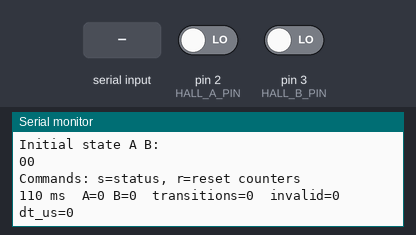
Bench run of a sketch on a simulated Arduino Nano, built with avr-gcc and run on an emulated ATmega328P. On the bench: the last lines printed to the serial monitor. The test bench sets the inputs (shaded band); at power-on: pin 2 (HALL_A_PIN) LOW, pin 3 (HALL_B_PIN) LOW.

Above: at 1.3 s.
1.4 s: "r" received over Serial
At 1.7 s:
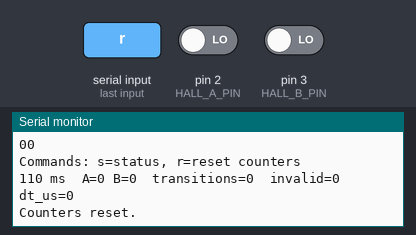
3.6 s: pin 2 (HALL_A_PIN) driven HIGH
At 4.6 s:
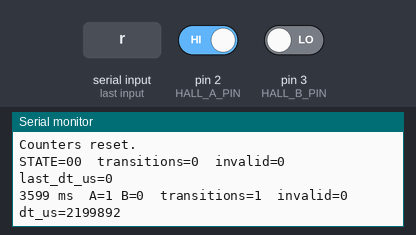
5.1 s: pin 3 (HALL_B_PIN) driven HIGH
At 5.8 s:
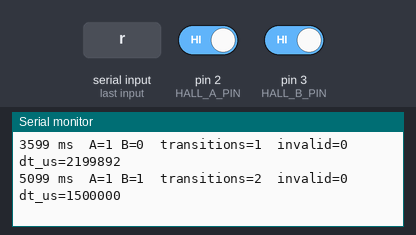
6.6 s: "R" received over Serial
At 7.9 s:
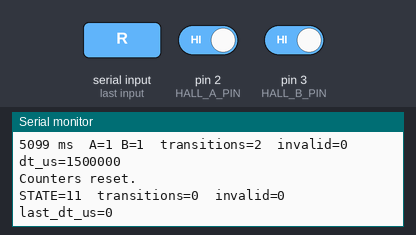
8.1 s: pin 2 (HALL_A_PIN) driven LOW
At 9.2 s:
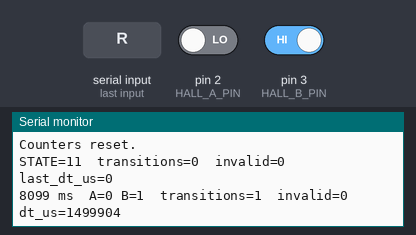
9.6 s: pin 3 (HALL_B_PIN) driven LOW
At 10.4 s:
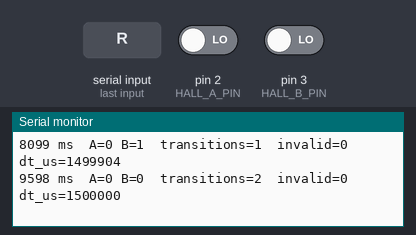
Timing chart, 0 to 12.1 s (numbered marks = the images above; inputs shaded):
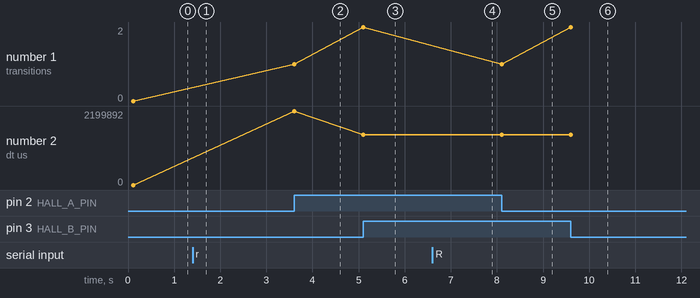

The sketch:

SR-HALL-TEST-002.ino
```cpp
/*
  SmartRoll – SR-HALL-TEST-002
  Arduino Nano / ATmega328P
  2x A3144 Hall sensors

  Wiring:
    Hall A OUT -> D2
    Hall B OUT -> D3
    Hall A/B VCC -> 5V
    Hall A/B GND -> GND
    10k pull-up: each OUT -> 5V
    100nF: each VCC -> GND

  Purpose:
    - verify both Hall sensors
    - record A/B state transitions
    - determine transition sequence in both rotation directions
    - count transitions and invalid states

  Serial output: 115200 baud

  Expected valid quadrature state transitions:
    00 -> 01 -> 11 -> 10 -> 00
  or
    00 -> 10 -> 11 -> 01 -> 00

  IMPORTANT:
    The A/B sequence is measured experimentally. Do not yet assign
    clockwise/counter-clockwise to WIND/UNWIND in firmware.
*/

const byte HALL_A_PIN = 2;
const byte HALL_B_PIN = 3;

volatile byte hallA = 0;
volatile byte hallB = 0;
volatile byte previousState = 0;
volatile unsigned long transitionCount = 0;
volatile unsigned long invalidCount = 0;
volatile unsigned long lastTransitionMicros = 0;
volatile unsigned long pulsePeriodMicros = 0;

// Lookup table for quadrature transitions.
// Index = previous_state << 2 | new_state
// States: 0=00, 1=01, 2=10, 3=11
// Valid transitions are +/-1 in the Gray-code ring.
const int8_t transitionTable[16] = {
   0,  +1,  -1,   0,
  -1,   0,   0,  +1,
  +1,   0,   0,  -1,
   0,  -1,  +1,   0
};

void printState(byte state) {
  Serial.print((state >> 1) & 1); // A
  Serial.print((state >> 0) & 1); // B
}

byte readHallState() {
  // A3144 output is normally LOW when active and HIGH when inactive.
  // We deliberately report the electrical logic level directly.
  byte a = digitalRead(HALL_A_PIN) ? 1 : 0;
  byte b = digitalRead(HALL_B_PIN) ? 1 : 0;
  return (a << 1) | b;
}

void hallISR() {
  byte newState = readHallState();
  byte index = (previousState << 2) | newState;
  int8_t step = transitionTable[index];

  unsigned long now = micros();
  pulsePeriodMicros = now - lastTransitionMicros;
  lastTransitionMicros = now;

  if (step != 0) {
    transitionCount++;
  } else if (newState != previousState) {
    invalidCount++;
  }

  previousState = newState;
  hallA = (newState >> 1) & 1;
  hallB = newState & 1;
}

void setup() {
  Serial.begin(115200);

  // External 10k pull-ups are specified in the wiring document.
  pinMode(HALL_A_PIN, INPUT);
  pinMode(HALL_B_PIN, INPUT);

  delay(100);

  previousState = readHallState();
  hallA = (previousState >> 1) & 1;
  hallB = previousState & 1;
  lastTransitionMicros = micros();

  attachInterrupt(digitalPinToInterrupt(HALL_A_PIN), hallISR, CHANGE);
  attachInterrupt(digitalPinToInterrupt(HALL_B_PIN), hallISR, CHANGE);

  Serial.println();
  Serial.println(F("SmartRoll SR-HALL-TEST-002"));
  Serial.println(F("Arduino Nano / 2x A3144 Hall test"));
  Serial.println(F("--------------------------------"));
  Serial.println(F("A = D2, B = D3"));
  Serial.println(F("Baud = 115200"));
  Serial.println(F("Initial state A B:"));
  printState(previousState);
  Serial.println();
  Serial.println(F("Commands: s=status, r=reset counters"));
  Serial.println();
}

void printStatus() {
  byte state;
  unsigned long transitions;
  unsigned long invalid;
  unsigned long period;

  noInterrupts();
  state = previousState;
  transitions = transitionCount;
  invalid = invalidCount;
  period = pulsePeriodMicros;
  interrupts();

  Serial.print(F("STATE="));
  printState(state);
  Serial.print(F("  transitions="));
  Serial.print(transitions);
  Serial.print(F("  invalid="));
  Serial.print(invalid);
  Serial.print(F("  last_dt_us="));
  Serial.println(period);
}

void resetCounters() {
  noInterrupts();
  transitionCount = 0;
  invalidCount = 0;
  pulsePeriodMicros = 0;
  lastTransitionMicros = micros();
  interrupts();

  Serial.println(F("Counters reset."));
}

void loop() {
  static byte lastPrintedState = 255;
  static unsigned long lastPrintTime = 0;

  // Print every state change. This makes the raw A/B sequence easy to copy
  // into the test evidence directory.
  byte state;
  unsigned long transitions;
  unsigned long invalid;
  unsigned long period;

  noInterrupts();
  state = previousState;
  transitions = transitionCount;
  invalid = invalidCount;
  period = pulsePeriodMicros;
  interrupts();

  if (state != lastPrintedState) {
    Serial.print(millis());
    Serial.print(F(" ms  A="));
    Serial.print((state >> 1) & 1);
    Serial.print(F(" B="));
    Serial.print(state & 1);
    Serial.print(F("  transitions="));
    Serial.print(transitions);
    Serial.print(F("  invalid="));
    Serial.print(invalid);
    Serial.print(F("  dt_us="));
    Serial.println(period);
    lastPrintedState = state;
    lastPrintTime = millis();
  }

  // Optional periodic status line during a stationary test.
  if (millis() - lastPrintTime > 2000) {
    printStatus();
    lastPrintTime = millis();
  }

  if (Serial.available()) {
    char c = Serial.read();
    if (c == 's' || c == 'S') {
      printStatus();
    } else if (c == 'r' || c == 'R') {
      resetCounters();
    }
  }
}
```

Measured:
- after the input at 1.4 s, the serial monitor: prints a new line at once (image 1)
- after the input at 3.6 s, the serial monitor: prints a new line at once (image 2)
- after the input at 5.1 s, the serial monitor: prints a new line at once (image 3)
- after the input at 6.6 s, the serial monitor: prints a new line at once (image 4)
- after the input at 8.1 s, the serial monitor: prints a new line at once (image 5)
- after the input at 9.6 s, the serial monitor: prints a new line at once (image 6)
- plotted number 1: 0 → 1 after the input at 3.6 s, 1 → 2 after the input at 5.1 s, 1 → 2 after the input at 9.6 s
- plotted number 2: 0 → 2199892 after the input at 3.6 s, 2199892 → 1500000 after the input at 5.1 s, 1500000 → 1499904 after the input at 8.1 s, 1499904 → 1500000 after the input at 9.6 s
